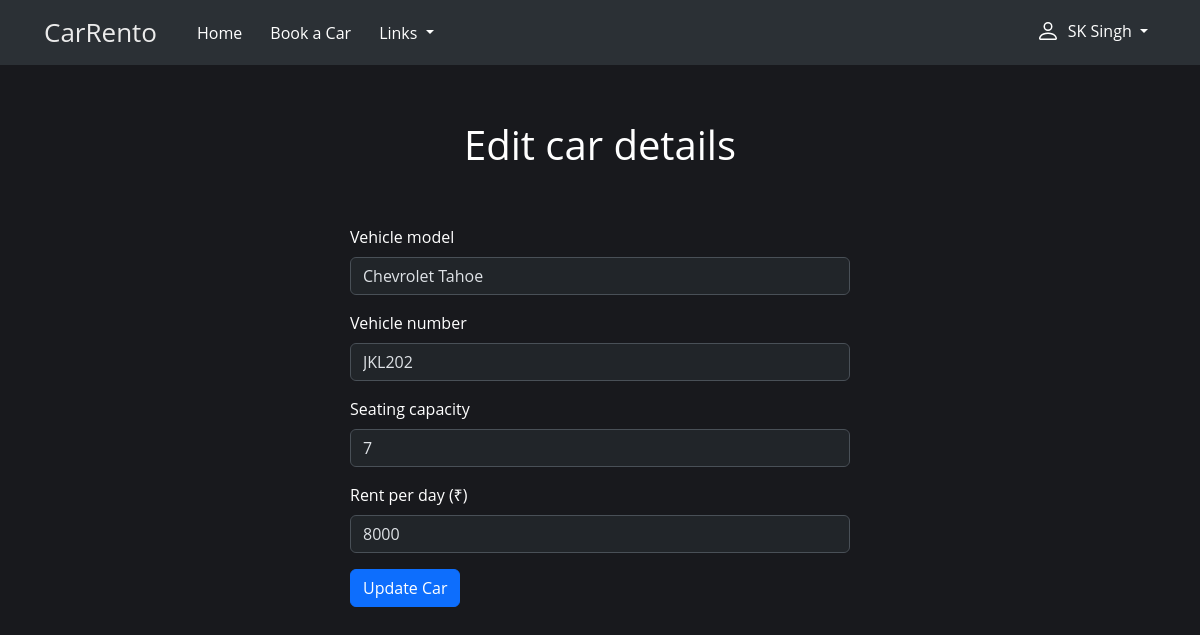
The app's page /edit-car.php?car_id=20 (signed in) with its own data.
### tables this page shows
CREATE TABLE `cars` (
  `id` int(11) NOT NULL,
  `user_id` int(11) NOT NULL,
  `vehicle_model` varchar(100) NOT NULL,
  `vehicle_number` varchar(30) NOT NULL,
  `seating_capacity` int(11) NOT NULL,
  `rent_per_day` int(11) NOT NULL
);

### edit-car.php (the view, shortened to what this page needs)
<?php
require "components/database_connect.php";
if ($_SERVER["REQUEST_METHOD"] == "GET" && isset($_GET["car_id"])) {
    $car_id = $_GET["car_id"];
    $sql = "SELECT * FROM cars WHERE id = $car_id";
    $result = mysqli_query($conn, $sql);
    $car = mysqli_fetch_assoc($result);
}
?>
<!DOCTYPE html>
<html lang="en">
<head>
    <?php include "components/head_tags.php"; ?>
    <link rel="stylesheet" href="css/new-car-page.css">
</head>
<body>
    <?php
    include "components/navbar.php";
    ?>
        <div class="new-car-page">
            <div class="new-car-page-title">
                <span>Edit car details</span>
            </div>
            <div class="new-car-form">
            <form data-bs-theme="dark" method="post" action="api/edit_car_controller.php">
            <div class="mb-3">
                <label class="form-label">Vehicle model</label>
                <input type="text" name="vehicle_model" class="form-control" value="<?= $car['vehicle_model'] ?>" required>
            </div>
            <div class="mb-3">
                <label class="form-label">Vehicle number</label>
                <input type="text" name="vehicle_number" class="form-control" value="<?= $car['vehicle_number'] ?>" required>
            </div>
            <div class="mb-3">
                <label class="form-label">Seating capacity</label>
                <input type="text" name="seating_capacity" class="form-control" value="<?= $car['seating_capacity'] ?>" required>
            </div>
            <div class="mb-3">
                <label class="form-label">Rent per day (₹)</label>
                <input type="text" name="rent_per_day" class="form-control" value="<?= $car['rent_per_day'] ?>" required>
            </div>
            <button type="submit" class="btn btn-primary">Update Car</button>
            </form>
            </div>
        </div>
</body>
</html>

### css/common.css (style rules this page uses)
* { box-sizing: border-box; font-family: 'Open Sans', sans-serif; }

### css/new-car-page.css (style rules this page uses)
.new-car-page { background-color: #18191d; min-height: 100vh; }
.new-car-page-title { text-align: center; line-height: 4; font-size: 40px; color: #fff; }
.new-car-form { width: 500px; margin: 0 auto; color: #fff; }

### records on screen
cars: vehicle_model "Chevrolet Tahoe", vehicle_number "JKL202", seating_capacity "7", rent_per_day "8000"

### other values on screen
$_SESSION["name"] "SK Singh"
